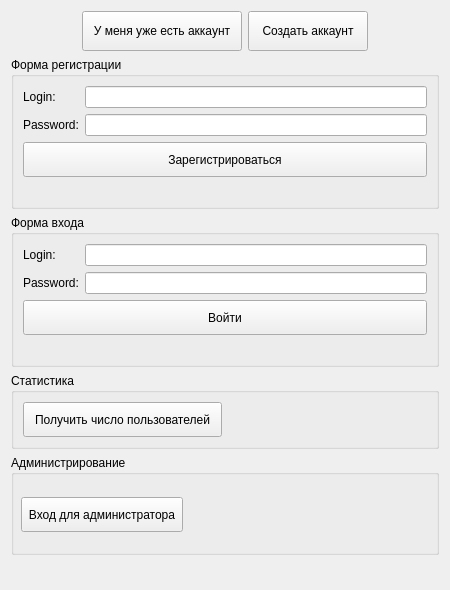
<?xml version="1.0" encoding="UTF-8"?>
<ui version="4.0">
 <class>RegAndAuth</class>
 <widget class="QWidget" name="RegAndAuth">
  <property name="geometry">
   <rect>
    <x>0</x>
    <y>0</y>
    <width>450</width>
    <height>590</height>
   </rect>
  </property>
  <property name="windowTitle">
   <string>Регистрация / Вход</string>
  </property>
  <layout class="QVBoxLayout" name="verticalLayoutMain">
   <item>
    <layout class="QHBoxLayout" name="switchLayout">
     <item>
      <spacer name="horizontalSpacerLeft">
       <property name="orientation">
        <enum>Qt::Orientation::Horizontal</enum>
       </property>
       <property name="sizeHint" stdset="0">
        <size>
         <width>20</width>
         <height>20</height>
        </size>
       </property>
      </spacer>
     </item>
     <item>
      <widget class="QPushButton" name="showLoginButton">
       <property name="minimumSize">
        <size>
         <width>160</width>
         <height>40</height>
        </size>
       </property>
       <property name="text">
        <string>У меня уже есть аккаунт</string>
       </property>
      </widget>
     </item>
     <item>
      <widget class="QPushButton" name="showRegisterButton">
       <property name="minimumSize">
        <size>
         <width>120</width>
         <height>40</height>
        </size>
       </property>
       <property name="text">
        <string>Создать аккаунт</string>
       </property>
      </widget>
     </item>
     <item>
      <spacer name="horizontalSpacerRight">
       <property name="orientation">
        <enum>Qt::Orientation::Horizontal</enum>
       </property>
       <property name="sizeHint" stdset="0">
        <size>
         <width>20</width>
         <height>20</height>
        </size>
       </property>
      </spacer>
     </item>
    </layout>
   </item>
   <item>
    <widget class="QGroupBox" name="groupRegister">
     <property name="title">
      <string>Форма регистрации</string>
     </property>
     <layout class="QGridLayout" name="registerLayout">
      <item row="0" column="0">
       <widget class="QLabel" name="regLabelLogin">
        <property name="text">
         <string>Login:</string>
        </property>
       </widget>
      </item>
      <item row="0" column="1">
       <widget class="QLineEdit" name="regLoginEdit"/>
      </item>
      <item row="1" column="0">
       <widget class="QLabel" name="regLabelPass">
        <property name="text">
         <string>Password:</string>
        </property>
       </widget>
      </item>
      <item row="1" column="1">
       <widget class="QLineEdit" name="regPassEdit">
        <property name="echoMode">
         <enum>QLineEdit::EchoMode::Password</enum>
        </property>
       </widget>
      </item>
      <item row="2" column="0" colspan="2">
       <widget class="QPushButton" name="regButton">
        <property name="minimumSize">
         <size>
          <width>0</width>
          <height>35</height>
         </size>
        </property>
        <property name="text">
         <string>Зарегистрироваться</string>
        </property>
       </widget>
      </item>
      <item row="3" column="0" colspan="2">
       <widget class="QLabel" name="regResultLabel"/>
      </item>
     </layout>
    </widget>
   </item>
   <item>
    <widget class="QGroupBox" name="groupLogin">
     <property name="title">
      <string>Форма входа</string>
     </property>
     <layout class="QGridLayout" name="loginLayout">
      <item row="0" column="0">
       <widget class="QLabel" name="logLabelLogin">
        <property name="text">
         <string>Login:</string>
        </property>
       </widget>
      </item>
      <item row="0" column="1">
       <widget class="QLineEdit" name="logLoginEdit"/>
      </item>
      <item row="1" column="0">
       <widget class="QLabel" name="logLabelPass">
        <property name="text">
         <string>Password:</string>
        </property>
       </widget>
      </item>
      <item row="1" column="1">
       <widget class="QLineEdit" name="logPassEdit">
        <property name="echoMode">
         <enum>QLineEdit::EchoMode::Password</enum>
        </property>
       </widget>
      </item>
      <item row="2" column="0" colspan="2">
       <widget class="QPushButton" name="logButton">
        <property name="minimumSize">
         <size>
          <width>0</width>
          <height>35</height>
         </size>
        </property>
        <property name="text">
         <string>Войти</string>
        </property>
       </widget>
      </item>
      <item row="3" column="0" colspan="2">
       <widget class="QLabel" name="logResultLabel"/>
      </item>
     </layout>
    </widget>
   </item>
   <item>
    <widget class="QGroupBox" name="groupStats">
     <property name="title">
      <string>Статистика</string>
     </property>
     <layout class="QHBoxLayout" name="statsLayout">
      <item>
       <widget class="QPushButton" name="statsButton">
        <property name="minimumSize">
         <size>
          <width>0</width>
          <height>35</height>
         </size>
        </property>
        <property name="text">
         <string>Получить число пользователей</string>
        </property>
       </widget>
      </item>
      <item>
       <widget class="QLabel" name="statsResultLabel"/>
      </item>
     </layout>
    </widget>
   </item>
   <item>
    <widget class="QGroupBox" name="groupBox_2">
     <property name="minimumSize">
      <size>
       <width>0</width>
       <height>100</height>
      </size>
     </property>
     <property name="title">
      <string>Администрирование</string>
     </property>
     <widget class="QWidget" name="horizontalLayoutWidget">
      <property name="geometry">
       <rect>
        <x>10</x>
        <y>20</y>
        <width>162</width>
        <height>80</height>
       </rect>
      </property>
      <layout class="QHBoxLayout" name="horizontalLayout_2">
       <item>
        <widget class="QPushButton" name="adminButton">
         <property name="minimumSize">
          <size>
           <width>0</width>
           <height>35</height>
          </size>
         </property>
         <property name="text">
          <string>Вход для администратора</string>
         </property>
        </widget>
       </item>
      </layout>
     </widget>
    </widget>
   </item>
   <item>
    <spacer name="verticalSpacerBottom">
     <property name="orientation">
      <enum>Qt::Orientation::Vertical</enum>
     </property>
     <property name="sizeHint" stdset="0">
      <size>
       <width>20</width>
       <height>20</height>
      </size>
     </property>
    </spacer>
   </item>
  </layout>
 </widget>
 <resources/>
 <connections/>
</ui>
